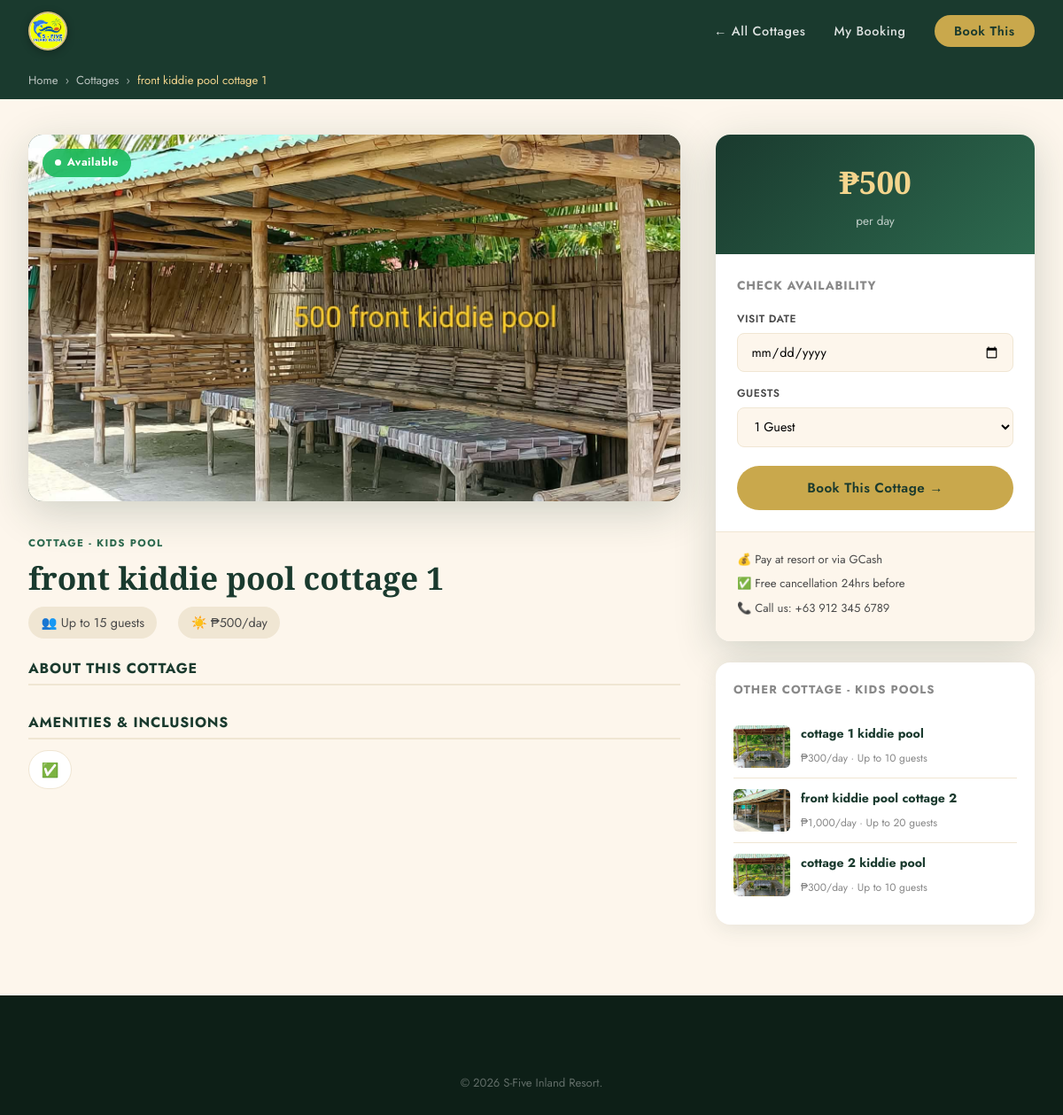
/cottage.php?id=17, run on the app's committed database.
### tables this page shows
CREATE TABLE `cottages` (
  `id` int(11) NOT NULL,
  `name` varchar(100) NOT NULL,
  `category` enum('Cottage - Kids Pool','Cottage - Adult Pool','Pavilion','Rooms') DEFAULT 'Cottage - Kids Pool',
  `description` text DEFAULT NULL,
  `price_per_night` decimal(10,2) NOT NULL,
  `capacity` int(11) NOT NULL,
  `images` text DEFAULT NULL,
  `amenities` text DEFAULT NULL,
  `is_available` tinyint(1) DEFAULT 1,
  `created_at` timestamp NOT NULL DEFAULT current_timestamp()
);

CREATE TABLE `cottage_images` (
  `id` int(11) NOT NULL,
  `cottage_id` int(11) NOT NULL,
  `filename` varchar(255) NOT NULL,
  `label` varchar(50) DEFAULT 'Photo',
  `sort_order` int(11) DEFAULT 0,
  `uploaded_at` timestamp NOT NULL DEFAULT current_timestamp()
);

### cottage.php (the view, shortened to what this page needs)
<?php
$db = getDB();
$id = (int)($_GET['id'] ?? 0);
$stmt = $db->prepare("SELECT * FROM cottages WHERE id = ? AND is_available = 1");
$stmt->execute([$id]);
$cottage = $stmt->fetch();
$related = $db->prepare("SELECT * FROM cottages WHERE category=? AND id!=? AND is_available=1 LIMIT 3");
$related->execute([$cottage['category'], $id]);
$related = $related->fetchAll();
$type_map = ['Cottage - Kids Pool'=>'cottage_kids_pool','Cottage - Adult Pool'=>'cottage_adult_pool','Rooms'=>'rooms','Pavilion'=>'pavilion'];
$img_type = $type_map[$cottage['category']] ?? 'cottage_kids_pool';
$photo_stmt = $db->prepare("SELECT filename FROM cottage_images WHERE cottage_id=? ORDER BY sort_order ASC LIMIT 1");
$photo_stmt->execute([$id]);
$photo_row  = $photo_stmt->fetch();
$single_img = $photo_row
    ? "uploads/cottages/" . $photo_row['filename']
    : "images/cottage_placeholder.php?type={$img_type}&name=" . urlencode($cottage['name']) . "&n={$id}";
$amenities_list = array_map('trim', explode(',', $cottage['amenities']));
$is_pavilion = ($cottage['category'] === 'Pavilion');
$is_overnight_eligible = ($cottage['category'] === OVERNIGHT_CATEGORY);
?>
<!DOCTYPE html>
<html lang="en">
<head>
    <link rel="stylesheet" href="css/style.css">
    <link rel="stylesheet" href="css/cottage.css">
    <link rel="stylesheet" href="css/mobile-app.css">
</head>
<body>
<nav class="navbar navbar-light navbar-sub" id="navbar">
    <div class="nav-container">
        <a href="index.php" class="nav-logo"><img src="images/sfive_logo.png" alt="S-Five Inland Resort" class="nav-logo-img"></a>
        <ul class="nav-links">
            <li><a href="index.php#cottages">← All Cottages</a></li>
            <li><a href="check_booking.php">My Booking</a></li>
            <li><a href="booking.php?cottage_id=<?= $id ?>" class="btn-nav">Book This</a></li>
        </ul>
    </div>
</nav>
<div class="cottage-detail-page">
    <div class="breadcrumb-bar">
        <div class="container">
            <a href="index.php">Home</a> <span>›</span>
            <a href="index.php#cottages">Cottages</a> <span>›</span>
            <span><?= htmlspecialchars($cottage['name']) ?></span>
        </div>
    </div>
    <div class="container cottage-detail-layout">
        <div class="cottage-detail-main">
            <div class="gallery-main single-photo">
                <img src="<?= $single_img ?>"
                     alt="<?= htmlspecialchars($cottage['name']) ?>"
                     class="main-photo" id="mainPhotoImg">
                <div class="avail-ribbon available-ribbon">
                    <span class="avail-dot"></span> Available
                </div>
            </div>
            <div class="cottage-detail-info">
                <div class="cdi-header">
                    <div class="cdi-cat-tag"><?= $cottage['category'] ?></div>
                    <h1><?= htmlspecialchars($cottage['name']) ?></h1>
                    <div class="cdi-meta">
                        <span>👥 Up to <?= $cottage['capacity'] ?> guests</span>
                        <?php if ($is_pavilion): ?>
                        <span class="cdi-meta-event">🎉 Priced per occasion</span>
                        <?php elseif ($cottage['category'] === OVERNIGHT_CATEGORY): ?>
                        <span>🌙 ₱<?= number_format($cottage['price_per_night'], 0) ?>/day or night</span>
                        <?php else: ?>
                        <span>☀️ ₱<?= number_format($cottage['price_per_night'], 0) ?>/day</span>
                        <?php endif; ?>
                    </div>
                </div>
                <div class="cdi-desc">
                    <h3>About this Cottage</h3>
                </div>
                <div class="cdi-amenities">
                    <h3>Amenities & Inclusions</h3>
                    <div class="amenities-list">
                        <?php foreach ($amenities_list as $a): ?>
                        <div class="amenity-chip">
                            <span class="chip-icon">
                                <?php
                                $chip_icon = '✅';
                                echo $chip_icon;
                                ?>
                            </span>
                        </div>
                        <?php endforeach; ?>
                    </div>
                </div>
            </div>
        </div>
        <div class="cottage-detail-sidebar">
            <div class="booking-panel">
                <div class="bp-price<?= $is_pavilion ? ' is-event' : '' ?>">
                    <?php if ($is_pavilion): ?>
                    <strong>Priced per occasion</strong>
                    <span>see pricing below</span>
                    <?php elseif ($is_overnight_eligible): ?>
                    <strong>₱<?= number_format($cottage['price_per_night'], 0) ?></strong>
                    <span>per day or night</span>
                    <?php else: ?>
                    <strong>₱<?= number_format($cottage['price_per_night'], 0) ?></strong>
                    <span>per day</span>
                    <?php endif; ?>
                </div>
                <div class="bp-quick-form">
                    <h4>Check Availability</h4>
                    <form action="booking.php" method="GET">
                        <?php if ($is_overnight_eligible): ?>
                        <input type="hidden" name="booking_type" value="Overnight">
                        <div class="bp-field">
                            <label>Check-in</label>
                            <input type="date" name="check_in" min="<?= date('Y-m-d') ?>" required>
                        </div>
                        <div class="bp-field">
                            <label>Check-out</label>
                            <input type="date" name="check_out" min="<?= date('Y-m-d', strtotime('+1 day')) ?>" required>
                        </div>
                        <p style="font-size:0.72rem;color:var(--text-light,#888);margin:-0.2rem 0 0.4rem;">Booking a single day instead? You can switch to Day Use on the next page.</p>
                        <?php else: ?>
                        <div class="bp-field">
                            <label>Visit Date</label>
                            <input type="date" name="check_in" min="<?= date('Y-m-d') ?>" required>
                        </div>
                        <?php endif; ?>
                        <div class="bp-field">
                            <label>Guests</label>
                            <select name="guests">
                                <?php for($i=1;$i<=$cottage['capacity'];$i++): ?>
                                <option value="<?=$i?>"><?=$i?> <?=$i==1?'Guest':'Guests'?></option>
                                <?php endfor; ?>
                            </select>
                        </div>
                        <button type="submit" class="btn-primary" style="width:100%;margin-top:0.5rem;">
                            <?= $is_pavilion ? 'Book This Event →' : 'Book This Cottage →' ?>
                        </button>
                    </form>
                </div>
                <div class="bp-notes">
                    <p>💰 Pay at resort or via GCash</p>
                    <p>✅ Free cancellation 24hrs before</p>
                    <p>📞 Call us: +63 912 345 6789</p>
                </div>
            </div>
            <?php if (!empty($related)): ?>
            <div class="related-cottages">
                <h4>Other <?= $cottage['category'] ?>s</h4>
                <?php foreach ($related as $r):
                    $rt = $type_map[$r['category']] ?? 'cottage_kids_pool';
                    $rp = $db->prepare("SELECT filename FROM cottage_images WHERE cottage_id=? ORDER BY sort_order ASC LIMIT 1");
                    $rp->execute([$r['id']]);
                    $rf = $rp->fetchColumn();
                    $r_img = $rf ? "uploads/cottages/$rf" : "images/cottage_placeholder.php?type={$rt}&n={$r['id']}";
                ?>
                <a href="cottage.php?id=<?= $r['id'] ?>" class="related-card">
                    <img src="<?= $r_img ?>"
                         alt="<?= htmlspecialchars($r['name']) ?>">
                    <div class="related-info">
                        <strong><?= htmlspecialchars($r['name']) ?></strong>
                        <?php if ($is_pavilion): ?>
                        <span>Priced per occasion · Up to <?= $r['capacity'] ?> guests</span>
                        <?php elseif ($r['category'] === OVERNIGHT_CATEGORY): ?>
                        <span>₱<?= number_format($r['price_per_night'],0) ?>/day or night · Up to <?= $r['capacity'] ?> guests</span>
                        <?php else: ?>
                        <span>₱<?= number_format($r['price_per_night'],0) ?>/day · Up to <?= $r['capacity'] ?> guests</span>
                        <?php endif; ?>
                    </div>
                </a>
                <?php endforeach; ?>
            </div>
            <?php endif; ?>
        </div>
    </div>
</div>
<footer class="footer">
    <div class="footer-bottom"><p>&copy; <?= date('Y') ?> S-Five Inland Resort.</p></div>
</footer>
</body>
</html>

### css/style.css (style rules this page uses)
:root { --green-deep: #1a3a2e; --green-mid: #2d6a4f; --green-light: #74c69d; --gold: #c9a84c; --gold-light: #f4d58d; --earth: #8b5e3c; --cream: #fdf6ec; --cream-dark: #f0e6d3; --white: #ffffff; --text-dark: #1c1c1c; --text-mid: #4a4a4a; --text-light: #888; --shadow-soft: 0 4px 24px rgba(26,58,46,0.10); --shadow-deep: 0 12px 48px rgba(26,58,46,0.20); --radius: 16px; --radius-sm: 8px; }
*, *::before, *::after { box-sizing: border-box; margin: 0; padding: 0; }
html { scroll-behavior: smooth; }
body { font-family: 'Jost', sans-serif; color: var(--text-dark); background: var(--cream); font-weight: 400; line-height: 1.7; overflow-x: hidden; }
h1, h2, h3 { font-family: 'Playfair Display', serif; line-height: 1.2; }
a { text-decoration: none; color: inherit; }
ul { list-style: none; }
img { max-width: 100%; }
.container { max-width: 1200px; margin: 0 auto; padding: 0 2rem; }
.navbar { position: fixed; top: 0; left: 0; right: 0; z-index: 1000; padding: 1.2rem 0; transition: all 0.4s ease; }
.navbar.navbar-light { background: var(--green-deep); padding: 0.8rem 0; }
.nav-container { max-width: 1200px; margin: 0 auto; padding: 0 2rem; display: flex; align-items: center; justify-content: space-between; }
.nav-logo { display: flex; align-items: center; gap: 0.6rem; color: var(--white); }
.nav-links { display: flex; align-items: center; gap: 2rem; }
.nav-links a { color: rgba(255,255,255,0.85); font-size: 0.9rem; font-weight: 500; letter-spacing: 0.04em; transition: color 0.2s; }
.btn-nav { background: var(--gold); color: var(--green-deep) !important; padding: 0.5rem 1.4rem; border-radius: 50px; font-weight: 600 !important; transition: background 0.2s, transform 0.2s !important; }
.btn-primary { display: inline-block; background: var(--gold); color: var(--green-deep); padding: 0.85rem 2rem; border-radius: 50px; font-weight: 600; font-size: 0.95rem; letter-spacing: 0.03em; transition: all 0.3s ease; cursor: pointer; border: none; font-family: 'Jost', sans-serif; }
.footer { background: #0d1f17; padding: 4rem 0 0; }
.footer-bottom { text-align: center; padding: 1.5rem; color: rgba(255,255,255,0.35); font-size: 0.82rem; }
.avail-dot { width: 7px; height: 7px; border-radius: 50%; background: currentColor; animation: pulse-dot 1.5s ease-in-out infinite; }
.nav-logo-img { width: 44px; height: 44px; border-radius: 50%; object-fit: cover; object-position: center; border: 2px solid rgba(201,168,76,0.7); box-shadow: 0 2px 10px rgba(0,0,0,0.25); flex-shrink: 0; transition: transform 0.3s, border-color 0.3s; }
.nav-logo-img { width: 44px; height: 44px; border-radius: 50%; object-fit: cover; object-position: center center; transform-origin: center; border: 2px solid rgba(201,168,76,0.75); box-shadow: 0 2px 10px rgba(0,0,0,0.3); flex-shrink: 0; display: block; transition: transform 0.3s ease, border-color 0.3s ease; background: #fff; }

### data on the page
cottages: name "front kiddie pool cottage 1", category "COTTAGE - KIDS POOL", capacity "15", price_per_night "500", chip_icon "✅"
cottage_images: filename (picture)
cottages: cottage_images.filename (picture), name "cottage 1 kiddie pool", price_per_night "300", capacity "10"
cottages: cottage_images.filename (picture), name "front kiddie pool cottage 2", price_per_night "1,000", capacity "20"
cottages: cottage_images.filename (picture), name "cottage 2 kiddie pool", price_per_night "300", capacity "10"

### other printed values
form field guests "1 Guest"
